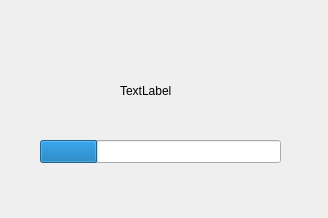
<?xml version="1.0" encoding="UTF-8"?>
<ui version="4.0">
 <class>Connecting</class>
 <widget class="QWidget" name="Connecting">
  <property name="geometry">
   <rect>
    <x>0</x>
    <y>0</y>
    <width>328</width>
    <height>218</height>
   </rect>
  </property>
  <property name="windowTitle">
   <string>Form</string>
  </property>
  <widget class="QLabel" name="label">
   <property name="geometry">
    <rect>
     <x>120</x>
     <y>70</y>
     <width>141</width>
     <height>41</height>
    </rect>
   </property>
   <property name="text">
    <string>TextLabel</string>
   </property>
   <property name="scaledContents">
    <bool>false</bool>
   </property>
  </widget>
  <widget class="QProgressBar" name="progressBar">
   <property name="geometry">
    <rect>
     <x>40</x>
     <y>140</y>
     <width>241</width>
     <height>23</height>
    </rect>
   </property>
   <property name="value">
    <number>24</number>
   </property>
   <property name="alignment">
    <set>Qt::AlignLeading|Qt::AlignLeft|Qt::AlignVCenter</set>
   </property>
   <property name="textVisible">
    <bool>false</bool>
   </property>
   <property name="invertedAppearance">
    <bool>false</bool>
   </property>
  </widget>
 </widget>
 <resources/>
 <connections/>
</ui>
